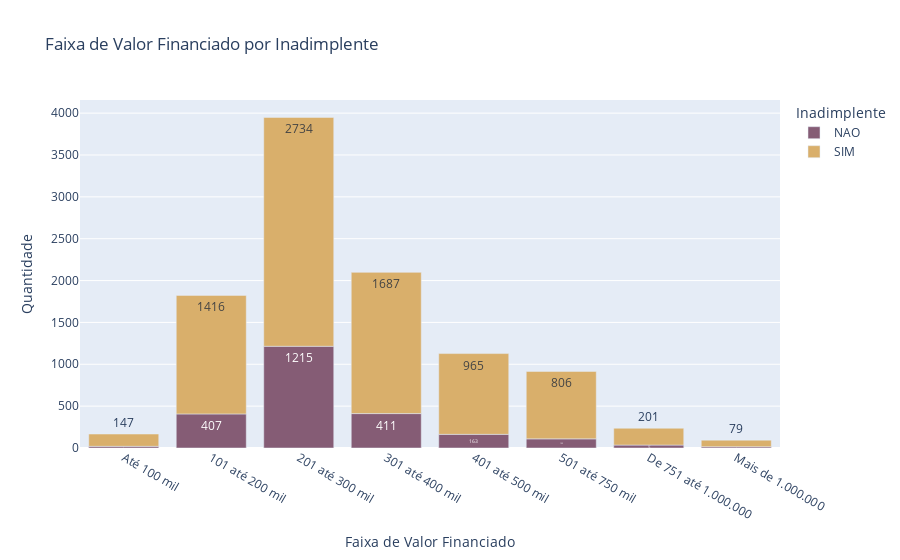

Notebook code cell kept with this figure:
### Code cell
# Contar os valores para cada faixa de valor financiado e inadimplente
value_counts1 = df_dados.groupby([ 'FAIXA_VALOR_FINANCIADO','INADIMPLENTE_COBRANCA']).size().reset_index(name='quantidade')
value_counts1.columns = ['faixa de valor financiado', 'inadimplente', 'quantidade']
# Criar o gráfico de barras
fig = px.bar(value_counts1, 
             x='faixa de valor financiado', 
             y='quantidade', 
             color='inadimplente',
             title='Faixa de Valor Financiado por Inadimplente',
             color_discrete_sequence=px.colors.qualitative.Antique,
             text='quantidade')  # Adiciona o texto nas barras

# Ajustar a rotação dos rótulos do eixo x e outros ajustes de layout
fig.update_layout(
    xaxis_title='Faixa de Valor Financiado',
    yaxis_title='Quantidade',
    legend_title='Inadimplente'
)


# Mostrar o gráfico
fig.show()

### Figure 1 — Plotly figure (JSON) as saved in the notebook; plotly's stock layout.template omitted (floating-point values rounded to 4 significant figures)
{"data": [{"alignmentgroup": "True", "hovertemplate": "inadimplente=NAO<br>faixa de valor financiado=%{x}<br>quantidade=%{text}<extra></extra>", "legendgroup": "NAO", "marker": {"color": "rgb(133, 92, 117)", "pattern": {"shape": ""}}, "name": "NAO", "offsetgroup": "NAO", "orientation": "v", "showlegend": true, "text": [20, 407, 1215, 411, 163, 109, 35, 15], "textposition": "auto", "type": "bar", "x": ["Até 100 mil", "101 até 200 mil", "201 até 300 mil", "301 até 400 mil", "401 até 500 mil", "501 até 750 mil", "De 751 até 1.000.000", "Mais de 1.000.000"], "xaxis": "x", "y": [20, 407, 1215, 411, 163, 109, 35, 15], "yaxis": "y"}, {"alignmentgroup": "True", "hovertemplate": "inadimplente=SIM<br>faixa de valor financiado=%{x}<br>quantidade=%{text}<extra></extra>", "legendgroup": "SIM", "marker": {"color": "rgb(217, 175, 107)", "pattern": {"shape": ""}}, "name": "SIM", "offsetgroup": "SIM", "orientation": "v", "showlegend": true, "text": [147, 1416, 2734, 1687, 965, 806, 201, 79], "textposition": "auto", "type": "bar", "x": ["Até 100 mil", "101 até 200 mil", "201 até 300 mil", "301 até 400 mil", "401 até 500 mil", "501 até 750 mil", "De 751 até 1.000.000", "Mais de 1.000.000"], "xaxis": "x", "y": [147, 1416, 2734, 1687, 965, 806, 201, 79], "yaxis": "y"}], "layout": {"barmode": "relative", "legend": {"title": {"text": "Inadimplente"}, "tracegroupgap": 0}, "title": {"text": "Faixa de Valor Financiado por Inadimplente"}, "xaxis": {"anchor": "y", "domain": [0, 1], "title": {"text": "Faixa de Valor Financiado"}}, "yaxis": {"anchor": "x", "domain": [0, 1], "title": {"text": "Quantidade"}}}}
